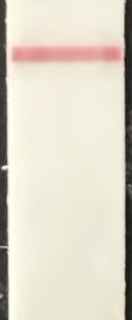
#> input picture image7-75fold.jpeg, 132 x 320 px; its folder holds only this picture in this run
$ python -i image_processing.py   (imports and definitions only)
#> lines starting #> are read from the running program, lines starting #| are printed output that depends on the picture
import numpy as np
import cv2
import matplotlib.pyplot as plt
from pathlib import Path


class SimpleLFAAnalyzer:
    """
    Simple LFA Analyzer for cropped images (detection zone only, no wick)

    Works by:
    1. Splitting image in half (top = control, bottom = test)
    2. Finding darkest line in each half (pink lines are darker than white background)
    3. Measuring intensity and calculating relative intensity
    """

    def __init__(self, image_path):
        """Initialize with image path"""
#> called with image_path = 'image7-75fold.jpeg'
        self.image_path = image_path
        self.original_image = cv2.imread(str(image_path))
#> self.original_image is the input picture: shape (320, 132, 3); mean B, G, R 198.2, 213.6, 220
        if self.original_image is None:
            raise ValueError(f"Could not load image from {image_path}")

        self.gray_image = None
        self.inverted_image = None
        self.top_half = None
        self.bottom_half = None
        self.control_line_pos = None
        self.test_line_pos = None
        self.control_intensity = None
        self.test_intensity = None
        self.background = None
        self.relative_intensity = None
        self.is_negative = False

        #WL:
        self.background_image = None
        self.corrected_image = None
        self.otsu_threshold = None
        self.binary_mask = None

    def preprocess(self):
        """Convert to grayscale and invert (so pink lines have HIGH values)"""
        # Grayscale
        self.gray_image = cv2.cvtColor(self.original_image, cv2.COLOR_BGR2GRAY)
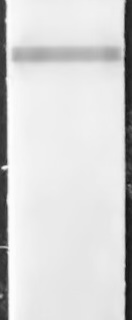
#> self.gray_image: shape (320, 132); min 12, max 254, mean 213.8

        # Invert: pink lines are darker than white background
        # After inversion: pink lines will be BRIGHT
        self.inverted_image = 255 - self.gray_image
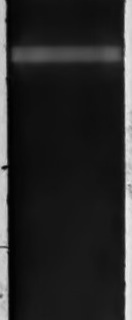
#> self.inverted_image: shape (320, 132); min 1, max 243, mean 41.2

        return self.inverted_image

    # [34 lines left out: functions split_halves, find_darkest_line, not called in this run]

    def subtract_background(self, method="morph", ksize=51, normalize=False, denoise=False):
        """
        Background subtraction on the inverted image.

        Parameters
        ----------
        method : str
            "morph" = morphological opening (recommended)
            "blur"  = large Gaussian blur background estimate
        ksize : int
            Kernel size for background estimation (odd is best).
            Larger = more aggressive background removal.

        Returns
        -------
        corrected : np.ndarray (uint8)
            Background-subtracted version of inverted image.
        """

        if self.inverted_image is None:
            raise ValueError("Run preprocess() first.")

        img = self.inverted_image.astype(np.uint8)

        if method == "tophat":
            print("RUNNING TEST")
            # BETTER KERNEL FOR HORIZONTAL LINES
            kernel = cv2.getStructuringElement(
                cv2.MORPH_RECT,
                # (ksize * 3, ksize)   # wide horizontally
                (max(3, int(ksize * 3)), max(3, int(ksize)))
            )

            # Use white top-hat instead of manual subtract
            corrected = cv2.morphologyEx(img, cv2.MORPH_TOPHAT, kernel)

            # If you still want background saved:
            background = cv2.morphologyEx(img, cv2.MORPH_OPEN, kernel)

        elif method == "morph":
            # Large kernel removes thin bright lines, keeps smooth background
            kernel = cv2.getStructuringElement(cv2.MORPH_ELLIPSE, (ksize, ksize))
            background = cv2.morphologyEx(img, cv2.MORPH_OPEN, kernel)
            corrected = cv2.subtract(img, background)  # clips at 0 automatically for uint8

        elif method == "morph_ellips_mod":
            kh = ksize                  # height
            kw = int(ksize * 1.3)         # width multiplier (3–10 is typical)

            kernel = cv2.getStructuringElement(cv2.MORPH_ELLIPSE, (kw, kh))
            background = cv2.morphologyEx(img, cv2.MORPH_OPEN, kernel)
            corrected = cv2.subtract(img, background)

        elif method == "morph_rect":
            # Horizontal-aware opening kernel
            kh = ksize                      # height
            kw = ksize * 5                  # width (tune 3–10×)
            kernel = cv2.getStructuringElement(cv2.MORPH_RECT, (kw, kh))

            background = cv2.morphologyEx(img, cv2.MORPH_OPEN, kernel)
            corrected = cv2.subtract(img, background)
        elif method == "blur":
            # Smooth illumination background estimate
            if ksize % 2 == 0:
                ksize += 1  # GaussianBlur prefers odd
            background = cv2.GaussianBlur(img, (ksize, ksize), 0)
            corrected = cv2.subtract(img, background)  # clips at 0 automatically for uint8

        else:
            raise ValueError("method must be 'morph' or 'blur' or 'tophat'")


         # Post-processing AFTER corrected is finalized
        if normalize:
            corrected = cv2.normalize(corrected, None, 0, 255, cv2.NORM_MINMAX)

        if denoise:
            corrected = cv2.medianBlur(corrected, 3)

        self.background_image = background
        self.corrected_image = corrected.astype(np.uint8)
        return self.corrected_image

    # [399 lines left out: functions otsu_binarize_corrected, _median_filter_1d, _keep_true_runs, _expand_rows, detect_band_rows, rowwise_binarize_corrected and 2 more, not called in this run]


    def analyze(self, min_test_threshold=3.0, bg='', k=51, normalize=False, denoise=False, binarize_mode="rowwise"):
        """
        Run complete analysis

        Parameters:
        -----------
        min_test_threshold : float
            Minimum signal above background to consider test line present

        Returns:
        --------
        dict : Results
        """
        print("=" * 70)
        print(f"Analyzing: {Path(self.image_path).name}")
        print("=" * 70)

        # Step 1: Preprocess
        self.preprocess()
        height, width = self.inverted_image.shape
#> height = 320; width = 132
        print(f"Image size: {height} x {width} pixels")
#| Image size: 320 x 132 pixels
        # Now the image is converted to grayscale and inverted (dark lines become bright)

        # WL: Run background subtraction method
        self.subtract_background(method=bg, ksize=k, normalize=normalize, denoise=denoise)

        if binarize_mode == "otsu":
            self.otsu_binarize_corrected(blur_ksize=5) # computes self.binary_mask + threshold
            print(f"Otsu threshold (corrected): {self.otsu_threshold:.1f}")
            self.plot_histogram_and_otsu()
        elif binarize_mode == "rowwise":
            self.rowwise_binarize_corrected(
                stat="mean",
                smooth_ksize=51,
                k=5.0,
                min_run=5,
                expand=2
            )
            print("Row-wise thresholding applied (no single global threshold).")
            self.plot_rowwise_threshold_debug()
        else:
            raise ValueError("binarize_mode must be 'otsu' or 'rowwise'")


        # Step 2: Split in half
        self.split_halves(use_corrected=True) #WL modified based on function
        mid_point = height // 2
        print(f"Split point: {mid_point} pixels")
        print(f"  Top half (control): rows 0-{mid_point}")
        print(f"  Bottom half (test): rows {mid_point}-{height}")
        # Now have the top half of the image and bottom half as separate images stored

        # Step 3: Estimate background from top 10% of image (should be white)
        # top_region = self.inverted_image[:int(0.1 * height), :]
        # self.background = np.mean(top_region)
        # WL replaced line:
        # top_region = self.corrected_image[:int(0.1 * height), :] # This takes the top 10% of the rows of the corrected image
        # self.background = np.mean(top_region) # Computes the median of them all -> estimate of the residual or remaining baseline/noise floor

        self.background, blank_mask = self.estimate_background_percentile_mask(
            which="inverted",      # use RAW inverted image
            bg_percentile=60.0     # try 50–70 depending on strictness
        )

        print(f"\nBackground (blank-mask percentile): {self.background:.2f}")


        print(f"\nBackground level: {self.background:.2f}")

        # Step 4: Find control line
        self.control_line_pos, self.control_intensity, _ = \
            self.find_darkest_line(self.top_half, "Control") # Compute the mean intensity of each row in top half. Pick the row with the maximum mean (brightest band)

        control_signal = self.control_intensity - self.background # Take the control and subtract that mean row intensity
        print(f"\nControl Line:")
        print(f"  Position: row {self.control_line_pos} (in top half)")
        print(f"  Intensity: {self.control_intensity:.2f}")
        print(f"  Signal above background: {control_signal:.2f}")

        # Step 5: Find test line
        self.test_line_pos, self.test_intensity, _ = \
            self.find_darkest_line(self.bottom_half, "Test")

        test_signal = self.test_intensity - self.background
        print(f"\nTest Line:")
        print(f"  Position: row {self.test_line_pos} (in bottom half)")
        print(f"  Intensity: {self.test_intensity:.2f}")
        print(f"  Signal above background: {test_signal:.2f}")

        # Step 6: Check if test line is real
        """
        adaptive_T = self.compute_adaptive_threshold(method="mad", k=5.0, bg_fraction=0.10)
        print(f"Adaptive threshold (row-mean units): {adaptive_T:.2f}")

        # Compare TEST signal above baseline against adaptive threshold above baseline
        # Since your signals are (row_mean - self.background), you can compare row_mean directly to T
        # OR compare signals to (T - background). We'll do signal-space for consistency:
        signal_threshold = adaptive_T - self.background
        print(f"Adaptive threshold (signal units): {signal_threshold:.2f}")
        """
        signal_threshold = min_test_threshold

        if test_signal < signal_threshold: # If the test line signal is less than the threshold we decided, call it a negative
            print(f"  ⚠️  Signal below threshold ({signal_threshold}) - NEGATIVE")
            self.is_negative = True
            self.test_intensity = self.background  # Set test_intensity to background value
            test_signal = 0.0
        else:
            print(f"  ✓ Signal above threshold - POSITIVE") # Signal is positive, there is a control line
            self.is_negative = False

        # Step 7: Calculate relative intensity
        control_signal = max(control_signal, 1.0)  # Avoid division by zero
        test_signal = max(test_signal, 0.0)

        self.relative_intensity = test_signal / control_signal # This takes relative intensity = test signal / control signal

        print(f"\nRelative Intensity:")
        print(f"  Test signal / Control signal = {test_signal:.2f} / {control_signal:.2f}")
        print(f"  = {self.relative_intensity:.4f}")

        print("=" * 70)
        print(f"RESULT: {'NEGATIVE' if self.is_negative else 'POSITIVE'}")
        print(f"Relative Intensity: {self.relative_intensity:.4f}")
        print("=" * 70)

        return {
            'control_intensity': self.control_intensity,
            'test_intensity': self.test_intensity,
            'background': self.background,
            'relative_intensity': self.relative_intensity,
            'is_negative': self.is_negative,
            'control_position': self.control_line_pos,
            'test_position': self.test_line_pos
        }

    # [207 lines left out: functions visualize, estimate_background_percentile_mask, plot_raw_row_stats_heatmap, not called in this run]

#> (the run stopped early here; a loop or call above may not have finished)

$ run again, on image9-75fold2.jpeg
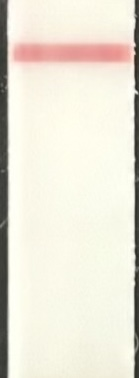
#> input picture image9-75fold2.jpeg, 139 x 378 px
#> in __init__, self.original_image is the input picture: shape (378, 139, 3); mean B, G, R 214.3, 227.9, 232.7
#> in preprocess, `self.gray_image = cv2.cvtColor(self.original_image, cv2.COLOR_BGR2GRAY)`:
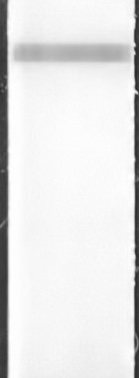
#> self.gray_image: shape (378, 139); min 40, max 254, mean 227.8
#> in preprocess, `self.inverted_image = 255 - self.gray_image`:
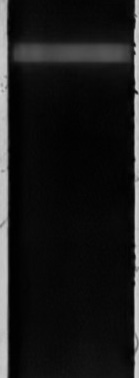
#> self.inverted_image: shape (378, 139); min 1, max 215, mean 27.2
#| Image size: 378 x 139 pixels
